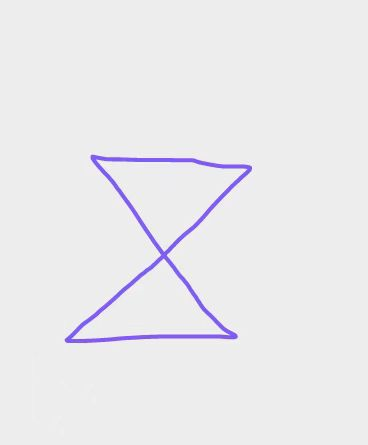
#> input picture opencv/图6.jpg, 368 x 445 px
$ python test.py
#> lines starting #> are read from the running program, lines starting #| are printed output that depends on the picture; after the words box and inside, x2 and y2 are one past the last pixel; in counts of white or black regions, pixels touching at a corner belong together
import cv2
import numpy as np
from skimage.morphology import skeletonize

# 读取并预处理图片
img = cv2.imread('图6.jpg')
#> img is the input picture: shape (445, 368, 3); mean B, G, R 236.9, 234.1, 234.9
if img is None:
    print('图片读取失败！')
    exit()

gray = cv2.cvtColor(img, cv2.COLOR_BGR2GRAY)
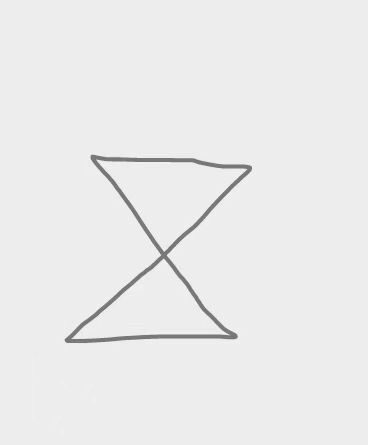
#> gray: shape (445, 368); min 97, max 254, mean 234.7
_, binary = cv2.threshold(gray, 128, 255, cv2.THRESH_BINARY_INV)  # 紫线偏浅色，取反黑底白线
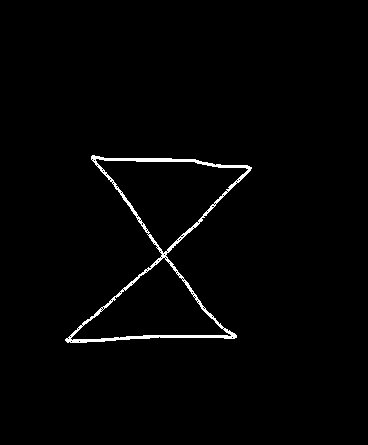
#> binary: shape (445, 368); 1.5% white; 1 white region, box (x1, y1, x2, y2) and area: (65, 155, 252, 343) 2425
skeleton = skeletonize(binary // 255)
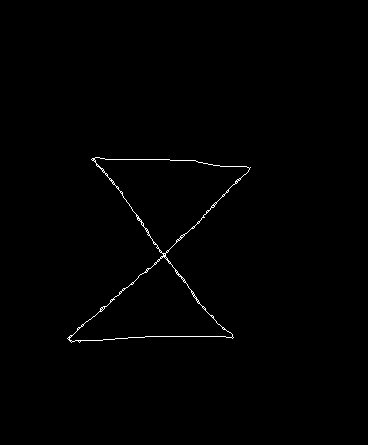
#> skeleton: shape (445, 368) bool; 0.56% white in thin lines or dots, all inside (x1, y1, x2, y2) = (67, 157, 251, 343)
skeleton = (skeleton * 255).astype(np.uint8)

# 找所有骨架点
ys, xs = np.where(skeleton == 255)
#> ys = 918 values from 157 to 342; xs = 918 values, max 250 at index 176, min 67 at index 849, mean 158.9
coords = set(zip(xs, ys))
#> coords = 918 items

# --- 游走全骨架并采样 ---
def fixed_step_traversal(coords, skeleton, step=20):
#> called with step = 20
    if not coords:
        return []

    # 从一个点出发
    current = next(iter(coords))
    path = [current]
    visited = set([current])
    sampled = [current]
    last_sample = current
    accum_dist = 0

    while len(visited) < len(coords):
        x, y = current
        neighbors = []
        for dx in [-1,0,1]:
            for dy in [-1,0,1]:
                if dx == 0 and dy == 0:
                    continue
                nx, ny = x+dx, y+dy
                if (nx, ny) in coords and (nx, ny) not in visited:
                    neighbors.append((nx, ny))
        if not neighbors:
            # 如果断线/死胡同，跳到还未访问的任意点（处理闭合和交叉）
            left = coords - visited
            if not left:
                break
            current = next(iter(left))
            path.append(current)
            visited.add(current)
            accum_dist = 0  # 断线处不采样
            continue
        # 选距离上一个点最近的邻居（贪心，不会乱窜）
        nxt = min(neighbors, key=lambda p: np.hypot(p[0]-x, p[1]-y))
        path.append(nxt)
        visited.add(nxt)
        accum_dist += np.hypot(nxt[0]-last_sample[0], nxt[1]-last_sample[1])
        if accum_dist >= step:
            sampled.append(nxt)
            last_sample = nxt
            accum_dist = 0
        current = nxt
    if sampled[-1] != path[-1]:
        sampled.append(path[-1])
    return sampled

sampled_points = fixed_step_traversal(coords, skeleton, step=20)
#> sampled_points = 167 pairs, first value 69 to 249, second value 157 to 342

# 可视化采样点和采样路径
show = img.copy()
for (x, y) in sampled_points:
    cv2.circle(show, (x, y), 6, (0, 0, 255), 2)
#> this loop made 167 passes
#> (x, y) on passes 1 to 3: (219, 336), (213, 336), (207, 336)
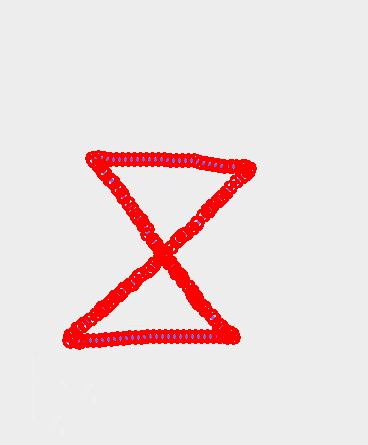
#> show: shape (445, 368, 3); 6.36% of pixels changed, all inside (x1, y1, x2, y2) = (62, 150, 257, 350)
for i in range(1, len(sampled_points)):
    cv2.line(show, sampled_points[i-1], sampled_points[i], (255, 0, 0), 1)
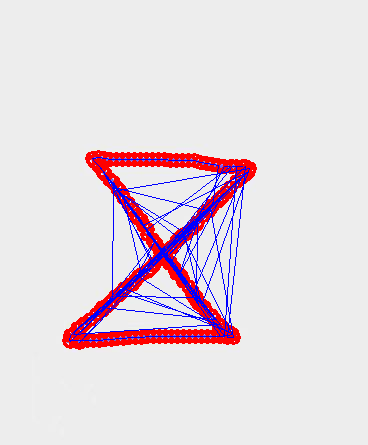
#> show: shape (445, 368, 3); 2.92% of pixels changed, all inside (x1, y1, x2, y2) = (69, 157, 250, 343)

show = cv2.resize(show, (show.shape[1]*2, show.shape[0]*2))  # 放大便于观察
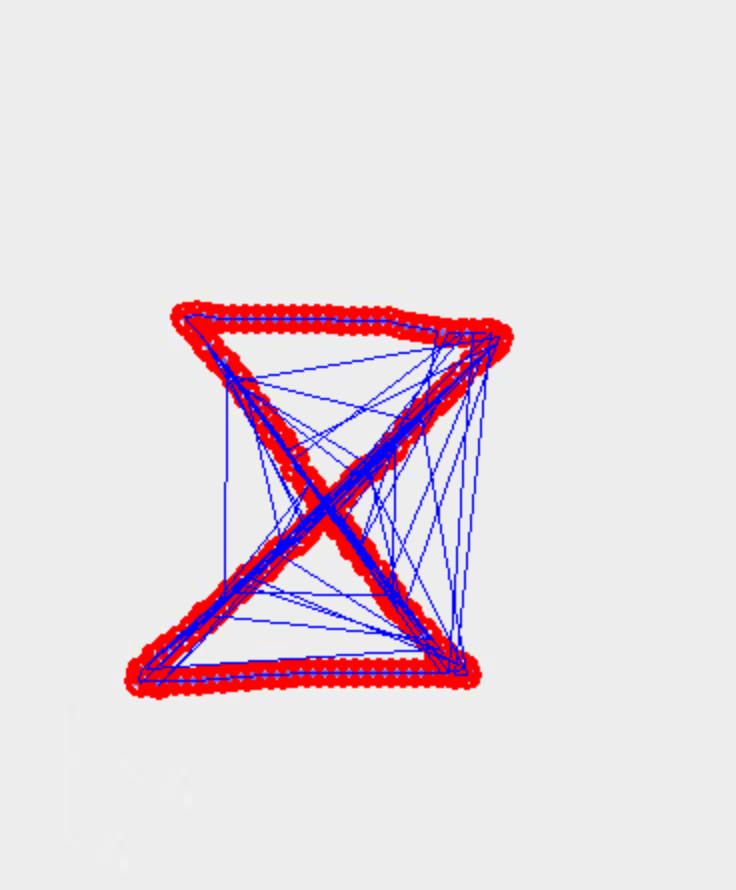
#> show: shape (890, 736, 3); mean B, G, R 226.1, 218.3, 230.7
cv2.imshow("Sampled 8-shape", show)
cv2.waitKey(0)
cv2.destroyAllWindows()

$ run again, with opencv/图7.jpg copied over opencv/图6.jpg
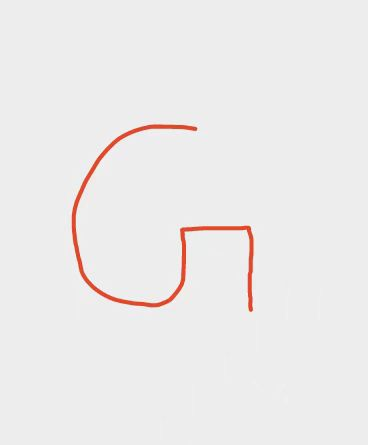
#> input picture opencv/图7.jpg, 368 x 445 px
#> img is the input picture: shape (445, 368, 3); mean B, G, R 234.4, 234.8, 236.8
#> `_, binary = cv2.threshold(gray, 128, 255, cv2.THRESH_BINARY_INV)`:
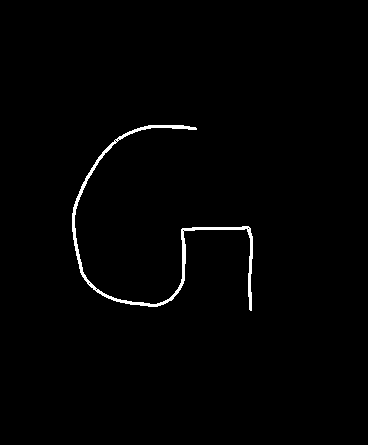
#> binary: shape (445, 368); 1.1% white; 1 white region, box (x1, y1, x2, y2) and area: (72, 125, 253, 311) 1783
#> ys = 541 values from 126 to 309; xs = 541 values, max 251 at index 274, min 73 at index 163, mean 156.6
#> coords = 541 items
#> sampled_points = 98 pairs, first value 73 to 251, second value 126 to 309
#> the loop `for (x, y) in sampled_points:` made 98 passes
#> (x, y) on passes 1 to 8: (183, 252), (183, 246), (183, 240), (182, 234), (184, 229), (183, 260), (183, 254), (228, 228)
#> the loop `for i in range(1, len(sampled_points)):` made 97 passes
#> `show = cv2.resize(show, (show.shape[1]*2, show.shape[0]*2))`:
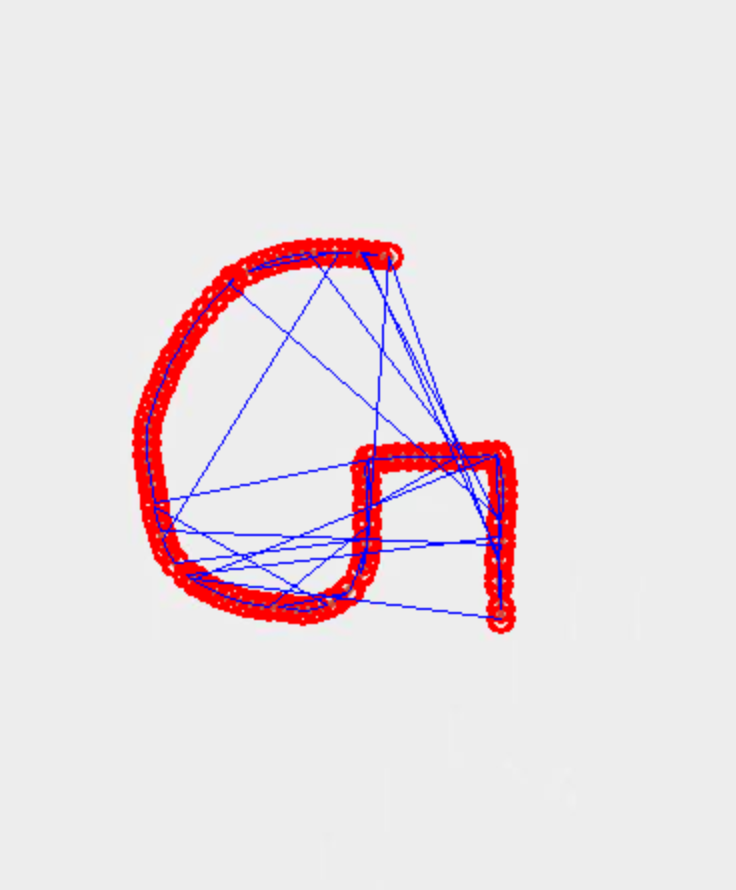
#> show: shape (890, 736, 3); mean B, G, R 227.7, 223.9, 234.1
